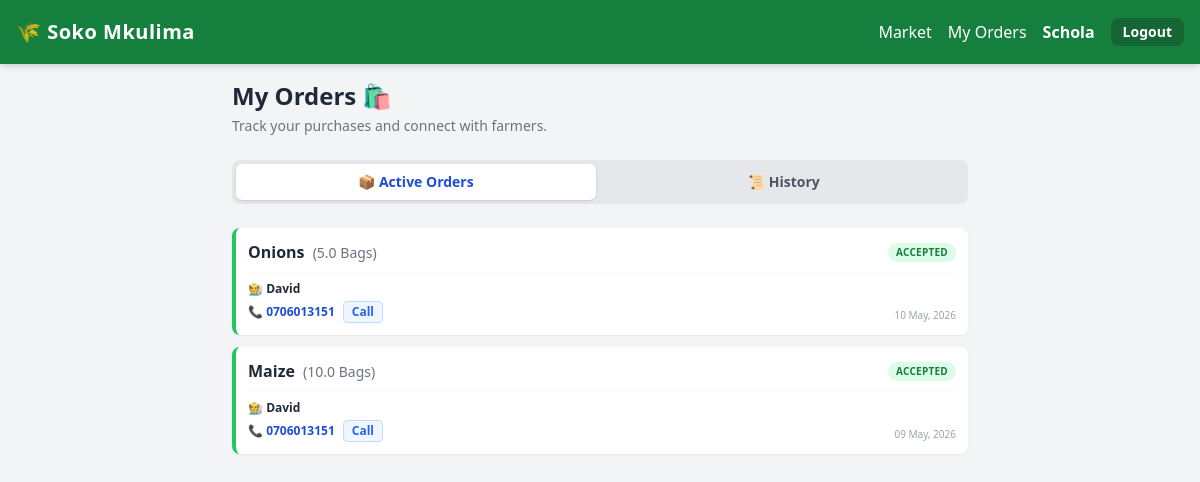
Screenshot of /buyer_orders (signed in) with the database file from the repository.
### app.py (models this page shows)
class User(UserMixin, db.Model):
    id = db.Column(db.Integer, primary_key=True)
    name = db.Column(db.String(100))
    phone = db.Column(db.String(20), unique=True)
    password = db.Column(db.String(255))
    role = db.Column(db.String(20))
    location = db.Column(db.String(100))

class Order(db.Model):
    id = db.Column(db.Integer, primary_key=True)
    buyer_id = db.Column(db.Integer, db.ForeignKey('user.id'))
    produce_id = db.Column(db.Integer, db.ForeignKey('produce.id'))
    qty_requested = db.Column(db.Float)
    status = db.Column(db.String(20), default='Pending')
    date_ordered = db.Column(db.DateTime, default=datetime.utcnow)
    buyer = db.relationship('User', backref='orders')
    produce = db.relationship('Produce')

class Produce(db.Model):
    id = db.Column(db.Integer, primary_key=True)
    farmer_id = db.Column(db.Integer, db.ForeignKey('user.id'))
    name = db.Column(db.String(100))
    quantity = db.Column(db.Float)
    unit = db.Column(db.String(20))
    price = db.Column(db.Float)
    date_available = db.Column(db.String(50))
    delivery = db.Column(db.Boolean, default=False)
    status = db.Column(db.String(20), default='Active')
    farmer = db.relationship('User', backref='produces')

### app.py (the view)
@app.route('/buyer_orders')
@login_required
def buyer_orders():
    if current_user.role != 'buyer': return redirect(url_for('farmer_dash'))
    active_tab = request.args.get('tab', 'active')
    search_q = request.args.get('q', '')
    start_date = request.args.get('start_date', '')
    end_date = request.args.get('end_date', '')
    query = Order.query.join(Produce).filter(Order.buyer_id == current_user.id)
    if search_q: query = query.filter(Produce.name.ilike(f'%{search_q}%'))
    if start_date: query = query.filter(Order.date_ordered >= datetime.strptime(start_date, '%Y-%m-%d'))
    if end_date:
        end_dt = datetime.strptime(end_date, '%Y-%m-%d').replace(hour=23, minute=59, second=59)
        query = query.filter(Order.date_ordered <= end_dt)
    all_orders = query.order_by(Order.date_ordered.desc()).all()
    active_orders = [o for o in all_orders if o.status in ['Pending', 'Accepted']]
    history_orders = [o for o in all_orders if o.status not in ['Pending', 'Accepted']]
    return render_template('buyer_orders.html',
                           active_orders=active_orders,
                           history_orders=history_orders,
                           active_tab=active_tab)

### app.py (called while the page is built)
@app.context_processor
def inject_counties():
    return dict(counties=KENYAN_COUNTIES)

@login_manager.user_loader
def load_user(user_id):
    return User.query.get(int(user_id))

### templates/buyer_orders.html (shortened to what this page needs)
{% extends 'base.html' %}
{% block content %}
<div class="mb-6">
    <h2 class="text-2xl font-bold text-gray-800 mb-1">My Orders 🛍️</h2>
    <p class="text-sm text-gray-500">Track your purchases and connect with farmers.</p>
</div>
<div class="flex space-x-2 bg-gray-200 p-1 rounded-lg mb-6 overflow-x-auto hide-scrollbar">
    <button onclick="switchTab('active')" id="tab-btn-active" class="flex-1 py-2 px-4 rounded-md font-bold text-sm transition-colors bg-white shadow text-blue-700">📦 Active Orders</button>
    <button onclick="switchTab('history')" id="tab-btn-history" class="flex-1 py-2 px-4 rounded-md font-bold text-sm transition-colors text-gray-600">📜 History</button>
</div>
<div id="tab-active" class="tab-content">
    <div class="space-y-3">
        {% for order in active_orders %}
        <div class="bg-white p-3 rounded-lg shadow-sm border-l-4 {% if order.status == 'Accepted' %}border-green-500{% else %}border-yellow-400{% endif %}">
            <div class="flex justify-between items-center mb-1">
                <h3 class="font-bold text-base text-gray-800">
                    {{ order.produce.name }}
                    <span class="text-sm font-normal text-gray-500 ml-1">({{ order.qty_requested }} {{ order.produce.unit }})</span>
                </h3>
                <span class="text-[10px] px-2 py-0.5 rounded-full font-bold uppercase tracking-wide
                    {% if order.status == 'Accepted' %}bg-green-100 text-green-700{% else %}bg-yellow-100 text-yellow-800{% endif %}">
                    {{ order.status }}
                </span>
            </div>
            <div class="flex justify-between items-end mt-2 pt-2 border-t border-gray-50">
                <div class="text-xs text-gray-600">
                    <p class="mb-0.5">🧑‍🌾 <span class="font-semibold text-gray-800">{{ order.produce.farmer.name }}</span></p>
                    {% if order.status == 'Accepted' %}
                        <div class="flex items-center gap-2 mt-1">
                            <span class="font-bold text-blue-700">📞 {{ order.produce.farmer.phone }}</span>
                            <a href="tel:{{ order.produce.farmer.phone }}" class="bg-blue-50 hover:bg-blue-100 text-blue-600 px-2 py-0.5 rounded border border-blue-200 font-semibold transition-colors">Call</a>
                        </div>
                    {% else %}
                        <p class="text-gray-400 italic">📞 Hidden until accepted</p>
                    {% endif %}
                </div>
                <p class="text-[10px] text-gray-400">{{ order.date_ordered.strftime('%d %b, %Y') }}</p>
            </div>
        </div>
        {% else %}
        <div class="text-center p-6 text-gray-400 border-2 border-dashed border-gray-200 rounded-lg bg-gray-50">
            <p class="text-3xl mb-1">🛒</p>
            <p class="text-sm">You have no active orders.</p>
            <a href="/marketplace" class="text-blue-600 font-bold mt-2 block text-sm hover:underline">Go to Market</a>
        </div>
        {% endfor %}
    </div>
</div>
{% endblock %}

### templates/base.html (shortened to what this page needs)
<!DOCTYPE html>
<html lang="en">
<head>
    <script src="https://cdn.tailwindcss.com"></script>
</head>
<body class="bg-gray-100 font-sans pt-16 pb-12">
    <nav class="bg-green-700 text-white p-4 shadow-md fixed w-full top-0 z-50 h-16 flex justify-between items-center">
        <h1 class="text-xl font-bold tracking-wide">🌾 Soko Mkulima</h1>
        {% if current_user.is_authenticated %}
            <div class="flex items-center gap-4">
                {% if current_user.role == 'buyer' %}
                    <a href="{{ url_for('marketplace') }}" class="hover:text-green-200">Market</a>
                    <a href="{{ url_for('buyer_orders') }}" class="hover:text-green-200">My Orders</a>
                {% endif %}
                <span class="hidden md:inline font-semibold">{{ current_user.name }}</span>
                <a href="{{ url_for('logout') }}" class="bg-green-800 hover:bg-red-600 px-3 py-1 rounded-lg text-sm font-bold transition-colors">Logout</a>
            </div>
        {% endif %}
    </nav>
    <div class="container mx-auto p-4 max-w-3xl">
        {% block content %}{% endblock %}
    </div>
</body>
</html>

### templates/base.html (style rules this page uses)
body { -webkit-tap-highlight-color: transparent; }
.hide-scrollbar { -ms-overflow-style: none; scrollbar-width: none; }

### rows the page displays
User: name "Schola"
Order: produce.name "Onions", qty_requested "5.0", produce.unit "Bags", status "ACCEPTED", produce.farmer.name "David", produce.farmer.phone "0706013151", date_ordered "10 May, 2026"
Order: produce.name "Maize", qty_requested "10.0", produce.unit "Bags", status "ACCEPTED", produce.farmer.name "David", produce.farmer.phone "0706013151", date_ordered "09 May, 2026"
